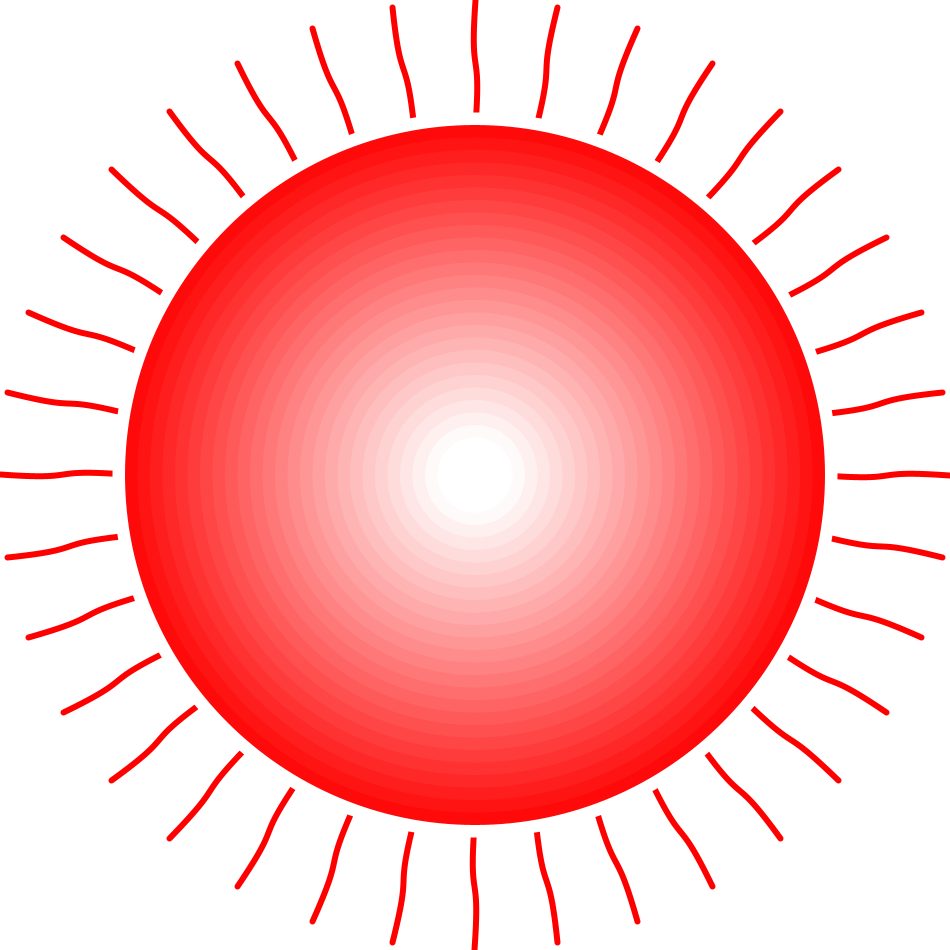
Frame 1 (no input)
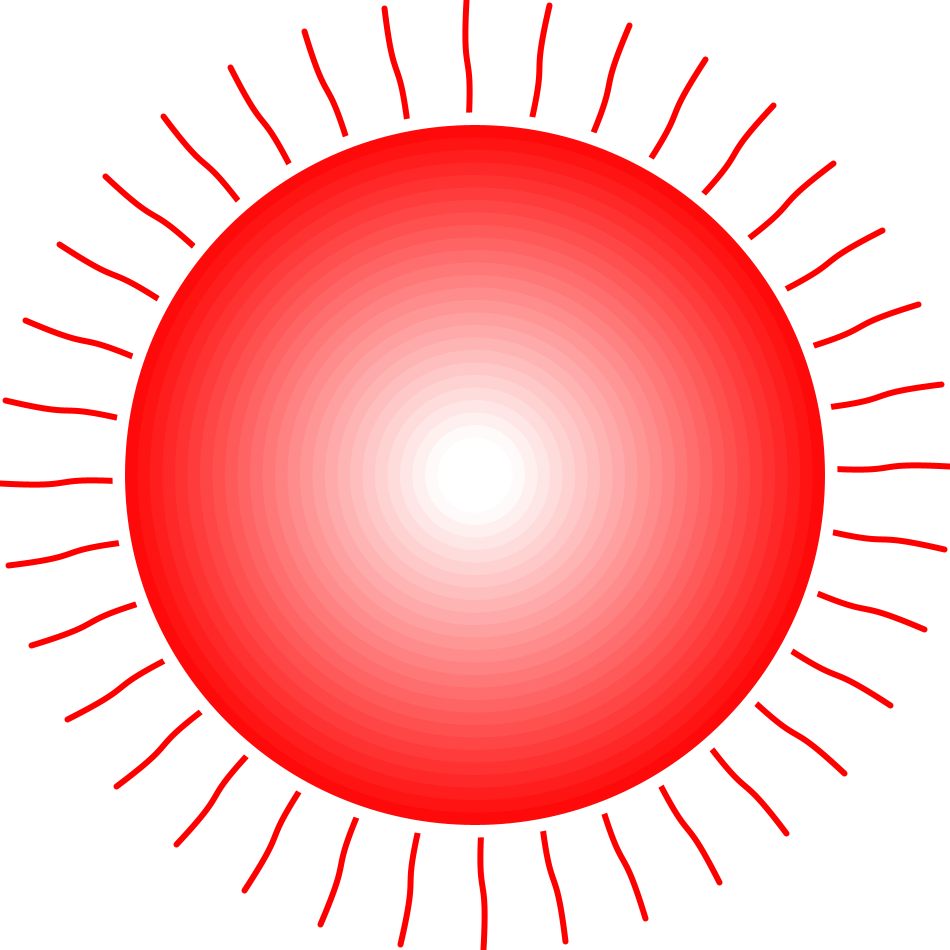
Frame 60 (the mouse pressed at the canvas centre just before this capture)
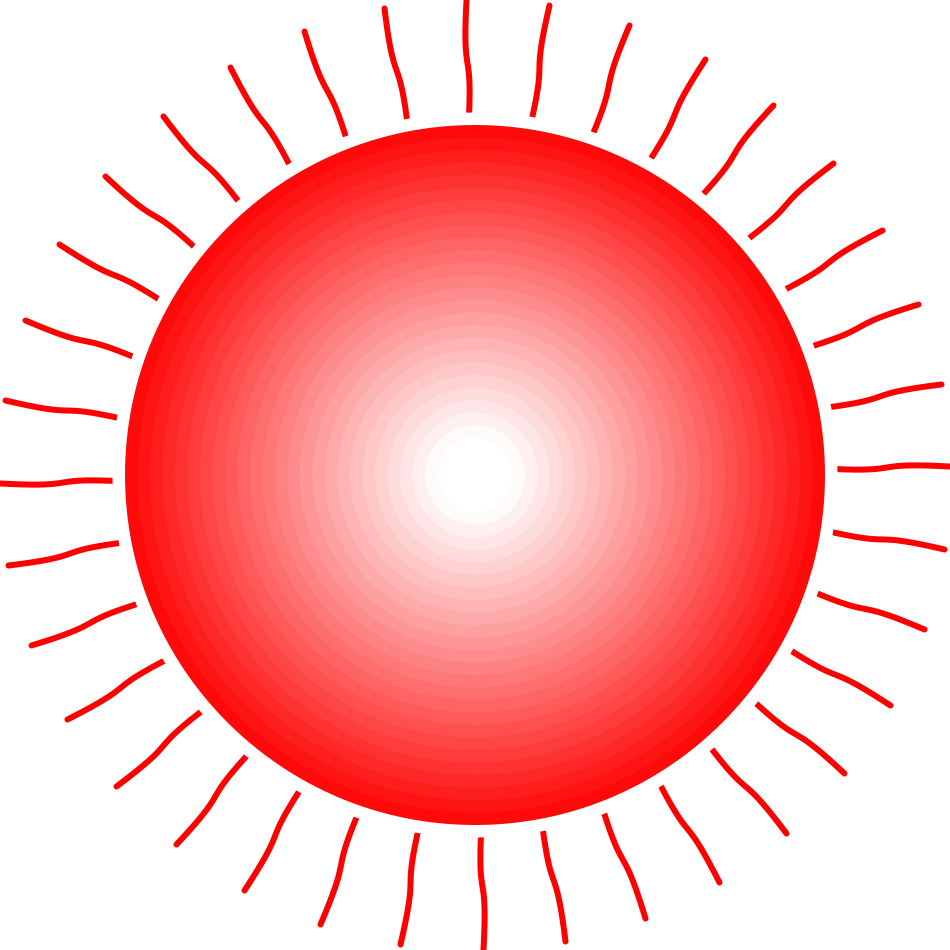
Frame 120 (the mouse held since frame 60 and released just before this capture)

The Processing sketch that drew these frames (run headless with seeded random() and noise(); from frame 60 on, the mouse is pressed at the canvas centre):

// Processing sketch: sun
// ── sun.pde
//上からカンバス横、縦、丸の幅、高さ、色、書く回数、次の丸との間隔
int Sx=950;
int Sy=950;
int Wide=700;
int Height=700;
int R=255;
int G=0;
int B=0;
int loopcount=30;
int between=25;
int deg=0;
void setup(){
  size(950,950);
  background(#ffffff);
}
//放射状の線
void draw(){
  background(#ffffff);
  stroke(255,0,0);
  strokeWeight(6);
  translate(Sx/2,Sy/2);
  rotate(deg*PI/360);
  deg=deg+2;
  for(int i = 0; i < 36; i++){
    bezier(0,-(Sy/2),-6,-Height/2-((Sy-Height)/6),6,-Height/2-((Sy-Height)/3),0,-(Height/2));
    rotate(PI/18);
  }
  drowingcenterellipse();
}
//ここからクラス
//中心部の円
void drowingcenterellipse(){
  resetMatrix();
  noStroke();
  smooth();
  for(int i=0;i<loopcount;i++){
    if(Wide-between*i>=0){
      ellipse(Sx/2,Sy/2,Wide-between*(i-1),Height-between*(i-1));
      G=G+10;
      B=B+10;
      fill(R,G,B);
    }      
    else{
      //処理無し
    }
  }
  G=0;
  B=0;
}
